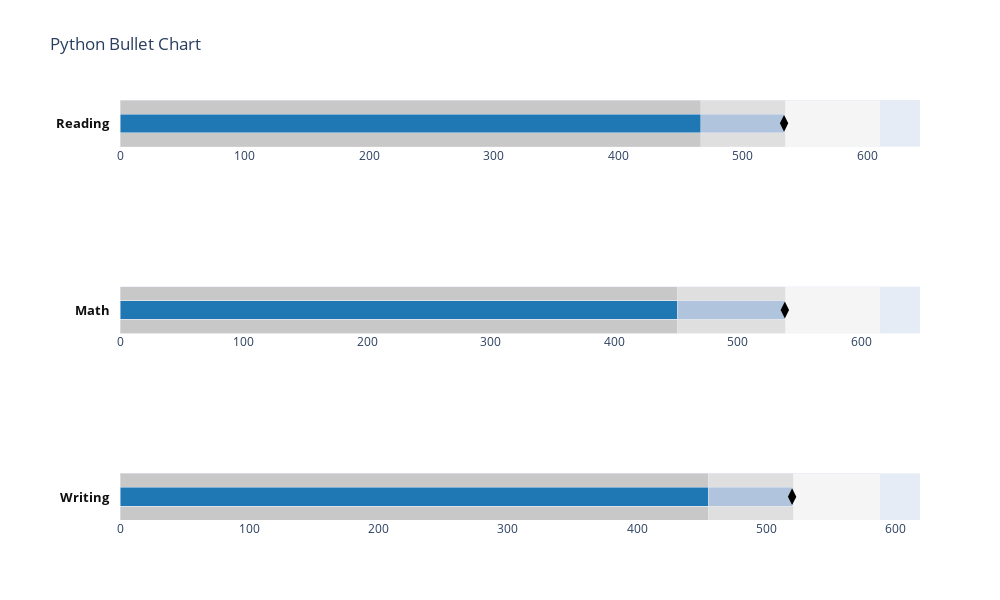

Notebook cell for this chart:
### Code cell
# Bullet Chart
import plotly.figure_factory as ff

# Create a data object to hold the values to display.
data = [
    {"title": "Reading",
     "ranges": [df_education["reading"].min(), df_education["reading"].mean(), df_education["reading"].max()],
     "measures":[466, 533],
     "markers": [int(df_education["reading"].mean())]},
  
    {"title": "Math",
     "ranges": [df_education["math"].min(), df_education["math"].mean(), df_education["math"].max()],
     "measures":[451, 538],
     "markers": [int(df_education["math"].mean())]},
      
    {"title": "Writing",
     "ranges": [df_education["writing"].min(), df_education["writing"].mean(), df_education["writing"].max()],
     "measures":[455,520],
     "markers": [int(df_education["writing"].mean())]}
]

# Use plotly to create the bullet chart.
fig = ff.create_bullet(
    data, titles='title',
    markers='markers',
    measures='measures',
    ranges='ranges', 
    orientation='h',
    title='Python Bullet Chart'
)
  
fig.show()

### Figure 1 — Plotly figure (JSON) as saved in the notebook; plotly's stock layout.template omitted (floating-point values rounded to 4 significant figures)
{"data": [{"base": 0, "hoverinfo": "x", "marker": {"color": "rgb(245.0, 245.0, 245.0)"}, "name": "ranges", "orientation": "h", "type": "bar", "width": 2, "x": [610], "xaxis": "x", "y": [0], "yaxis": "y"}, {"base": 0, "hoverinfo": "x", "marker": {"color": "rgb(222.5, 222.5, 222.5)"}, "name": "ranges", "orientation": "h", "type": "bar", "width": 2, "x": [533.8], "xaxis": "x", "y": [0], "yaxis": "y"}, {"base": 0, "hoverinfo": "x", "marker": {"color": "rgb(200.0, 200.0, 200.0)"}, "name": "ranges", "orientation": "h", "type": "bar", "width": 2, "x": [466], "xaxis": "x", "y": [0], "yaxis": "y"}, {"base": 0, "hoverinfo": "x", "marker": {"color": "rgb(176.0, 196.0, 221.0)"}, "name": "measures", "orientation": "h", "type": "bar", "width": 0.4, "x": [533], "xaxis": "x", "y": [0.5], "yaxis": "y"}, {"base": 0, "hoverinfo": "x", "marker": {"color": "rgb(31.0, 119.0, 180.0)"}, "name": "measures", "orientation": "h", "type": "bar", "width": 0.4, "x": [466], "xaxis": "x", "y": [0.5], "yaxis": "y"}, {"hoverinfo": "x", "marker": {"color": "rgb(0, 0, 0)", "size": 12, "symbol": "diamond-tall"}, "name": "markers", "type": "scatter", "x": [533], "xaxis": "x", "y": [0.5], "yaxis": "y"}, {"base": 0, "hoverinfo": "x", "marker": {"color": "rgb(245.0, 245.0, 245.0)"}, "name": "ranges", "orientation": "h", "type": "bar", "width": 2, "x": [615], "xaxis": "x2", "y": [0], "yaxis": "y2"}, {"base": 0, "hoverinfo": "x", "marker": {"color": "rgb(222.5, 222.5, 222.5)"}, "name": "ranges", "orientation": "h", "type": "bar", "width": 2, "x": [538.4], "xaxis": "x2", "y": [0], "yaxis": "y2"}, {"base": 0, "hoverinfo": "x", "marker": {"color": "rgb(200.0, 200.0, 200.0)"}, "name": "ranges", "orientation": "h", "type": "bar", "width": 2, "x": [451], "xaxis": "x2", "y": [0], "yaxis": "y2"}, {"base": 0, "hoverinfo": "x", "marker": {"color": "rgb(176.0, 196.0, 221.0)"}, "name": "measures", "orientation": "h", "type": "bar", "width": 0.4, "x": [538], "xaxis": "x2", "y": [0.5], "yaxis": "y2"}, {"base": 0, "hoverinfo": "x", "marker": {"color": "rgb(31.0, 119.0, 180.0)"}, "name": "measures", "orientation": "h", "type": "bar", "width": 0.4, "x": [451], "xaxis": "x2", "y": [0.5], "yaxis": "y2"}, {"hoverinfo": "x", "marker": {"color": "rgb(0, 0, 0)", "size": 12, "symbol": "diamond-tall"}, "name": "markers", "type": "scatter", "x": [538], "xaxis": "x2", "y": [0.5], "yaxis": "y2"}, {"base": 0, "hoverinfo": "x", "marker": {"color": "rgb(245.0, 245.0, 245.0)"}, "name": "ranges", "orientation": "h", "type": "bar", "width": 2, "x": [588], "xaxis": "x3", "y": [0], "yaxis": "y3"}, {"base": 0, "hoverinfo": "x", "marker": {"color": "rgb(222.5, 222.5, 222.5)"}, "name": "ranges", "orientation": "h", "type": "bar", "width": 2, "x": [520.8], "xaxis": "x3", "y": [0], "yaxis": "y3"}, {"base": 0, "hoverinfo": "x", "marker": {"color": "rgb(200.0, 200.0, 200.0)"}, "name": "ranges", "orientation": "h", "type": "bar", "width": 2, "x": [455], "xaxis": "x3", "y": [0], "yaxis": "y3"}, {"base": 0, "hoverinfo": "x", "marker": {"color": "rgb(176.0, 196.0, 221.0)"}, "name": "measures", "orientation": "h", "type": "bar", "width": 0.4, "x": [520], "xaxis": "x3", "y": [0.5], "yaxis": "y3"}, {"base": 0, "hoverinfo": "x", "marker": {"color": "rgb(31.0, 119.0, 180.0)"}, "name": "measures", "orientation": "h", "type": "bar", "width": 0.4, "x": [455], "xaxis": "x3", "y": [0.5], "yaxis": "y3"}, {"hoverinfo": "x", "marker": {"color": "rgb(0, 0, 0)", "size": 12, "symbol": "diamond-tall"}, "name": "markers", "type": "scatter", "x": [520], "xaxis": "x3", "y": [0.5], "yaxis": "y3"}], "layout": {"annotations": [{"font": {"color": "#0f0f0f", "size": 13}, "showarrow": false, "text": "<b>Reading</b>", "textangle": 0, "x": -0.01, "xanchor": "right", "xref": "paper", "y": 0.9444, "yanchor": "middle", "yref": "paper"}, {"font": {"color": "#0f0f0f", "size": 13}, "showarrow": false, "text": "<b>Math</b>", "textangle": 0, "x": -0.01, "xanchor": "right", "xref": "paper", "y": 0.5, "yanchor": "middle", "yref": "paper"}, {"font": {"color": "#0f0f0f", "size": 13}, "showarrow": false, "text": "<b>Writing</b>", "textangle": 0, "x": -0.01, "xanchor": "right", "xref": "paper", "y": 0.05556, "yanchor": "middle", "yref": "paper"}], "barmode": "stack", "height": 600, "margin": {"l": 120}, "showlegend": false, "title": {"text": "Python Bullet Chart"}, "width": 1000, "xaxis": {"anchor": "y", "domain": [0, 1], "showgrid": false, "tickwidth": 1, "zeroline": false}, "xaxis2": {"anchor": "y2", "domain": [0, 1], "showgrid": false, "tickwidth": 1, "zeroline": false}, "xaxis3": {"anchor": "y3", "domain": [0, 1], "showgrid": false, "tickwidth": 1, "zeroline": false}, "yaxis": {"anchor": "x", "domain": [0.8889, 1], "range": [0, 1], "showgrid": false, "showticklabels": false, "zeroline": false}, "yaxis2": {"anchor": "x2", "domain": [0.4444, 0.5556], "range": [0, 1], "showgrid": false, "showticklabels": false, "zeroline": false}, "yaxis3": {"anchor": "x3", "domain": [0, 0.1111], "range": [0, 1], "showgrid": false, "showticklabels": false, "zeroline": false}}}
